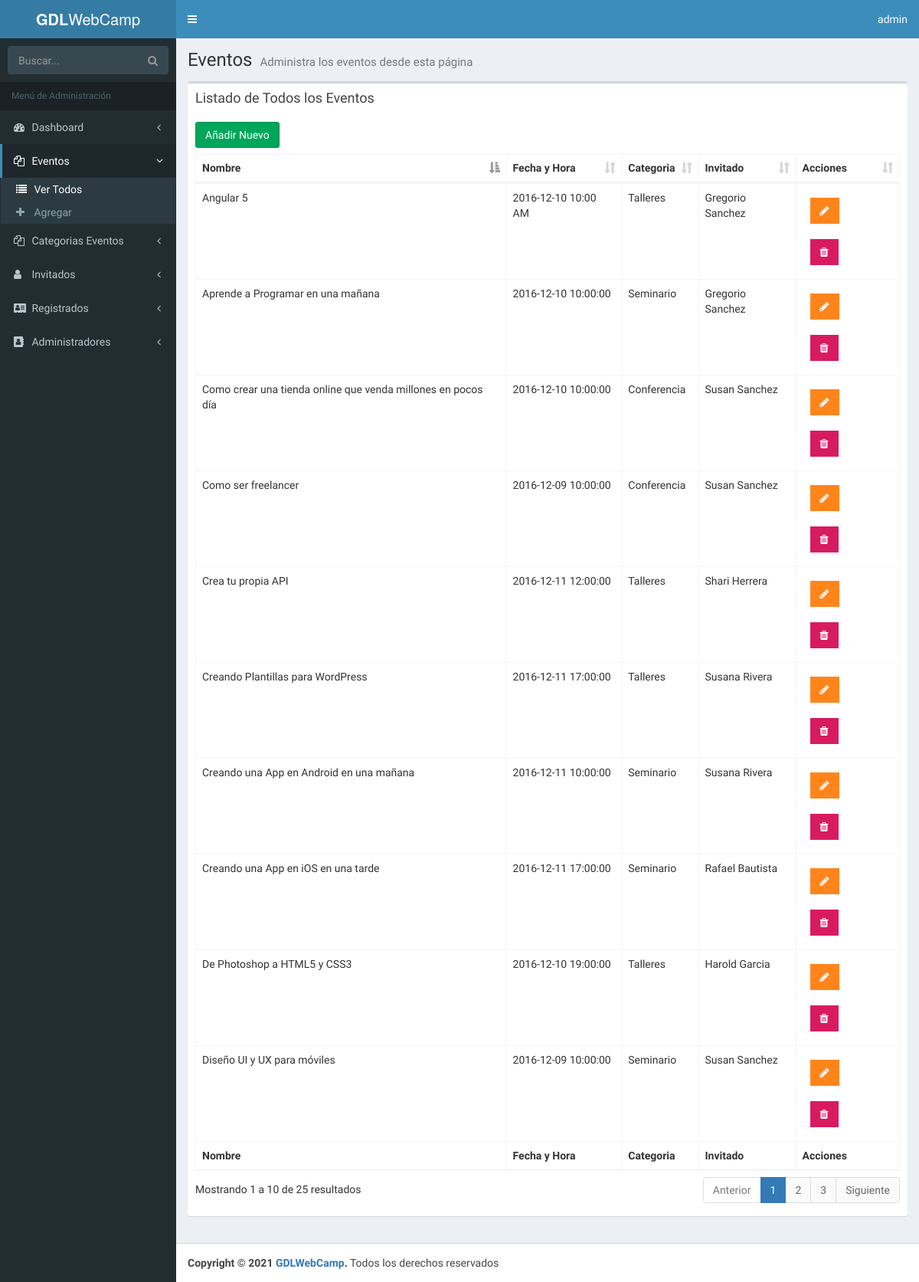
The page /admin/lista-eventos.php (signed in) on the database as committed earlier.
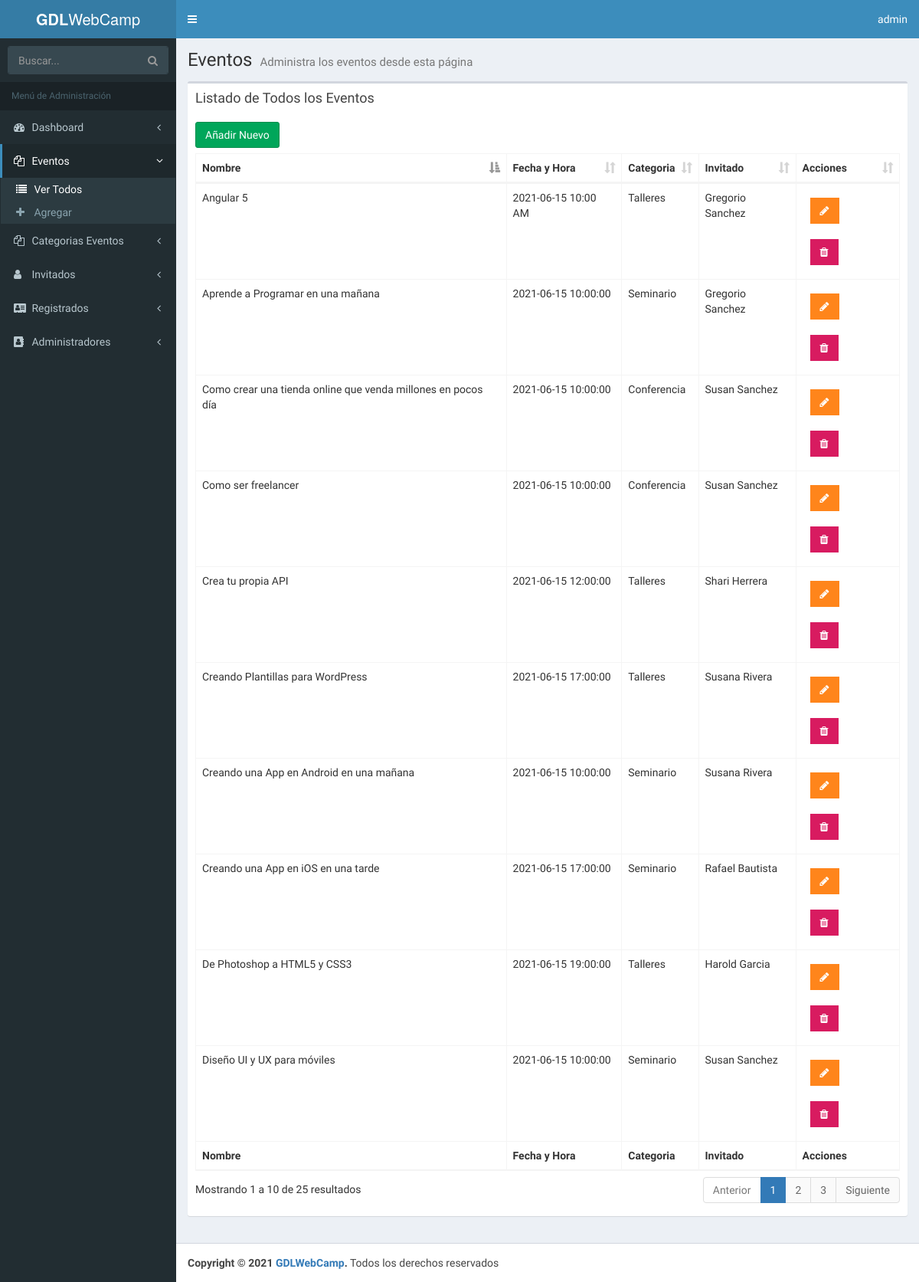
The same page on the database as committed later.
### tables this page shows
CREATE TABLE `eventos` (
  `evento_id` tinyint(10) NOT NULL,
  `nombre_evento` varchar(60) NOT NULL,
  `fecha_evento` date NOT NULL,
  `hora_evento` varchar(10) NOT NULL,
  `id_cat_evento` tinyint(10) NOT NULL,
  `id_inv` tinyint(4) NOT NULL,
  `clave` varchar(10) NOT NULL
);

CREATE TABLE `categoria_evento` (
  `id_categoria` tinyint(10) NOT NULL,
  `cat_evento` varchar(50) NOT NULL,
  `icono` varchar(15) NOT NULL,
  `actualizado` datetime NOT NULL
);

CREATE TABLE `invitados` (
  `invitado_id` tinyint(4) NOT NULL,
  `nombre_invitado` varchar(30) NOT NULL,
  `apellido_invitado` varchar(30) NOT NULL,
  `descripcion` mediumtext NOT NULL,
  `url_imagen` varchar(50) NOT NULL,
  `editado` datetime NOT NULL
);

### admin/funciones/funciones.php (called while the page is built, shortened)
<?php
function obtener_template() {
    $file = basename($_SERVER['PHP_SELF']);
    $pagename = str_replace(".php","",$file);
    return $pagename;
}

### admin/lista-eventos.php (the view, shortened to what this page needs)
<?php
include_once 'funciones/funciones.php';
include_once 'templates/header.php'; ?>
<body class="hold-transition skin-blue fixed sidebar-mini">
<div class="wrapper">
    <?php include_once 'templates/barra.php'; ?>
    <?php include_once 'templates/navegacion.php'; ?>
  <div class="content-wrapper">
    <section class="content-header">
      <h1>
        Eventos
        <small>Administra los eventos desde esta página</small>
      </h1>
    </section>
    <section class="content">
    <div class="row">
      <div class="col-xs-12">
        <div class="box">
          <div class="box-header">
            <h3 class="box-title">Listado de Todos los Eventos</h3>
          </div>
          <div class="box-body">
            <a href="nuevo-evento.php" class="btn btn-success">Añadir Nuevo</a>
            <table id="registros" class="table table-bordered table-hover">
                <thead>
                        <tr>
                            <th>Nombre</th>
                            <th>Fecha y Hora</th>
                            <th>Categoria</th>
                            <th>Invitado</th>
                            <th>Acciones</th>
                        </tr>
                </thead>
                <tbody>
                <?php
                  try {
                    $sql = "SELECT `evento_id`, `nombre_evento`, `fecha_evento`, `hora_evento` , `cat_evento`, `nombre_invitado`, `apellido_invitado` ";
                    $sql .= "FROM `eventos` ";
                    $sql .= "INNER JOIN `categoria_evento` ";
                    $sql .= "ON eventos.id_cat_evento=categoria_evento.id_categoria ";
                    $sql .= "INNER JOIN `invitados` ";
                    $sql .= "ON eventos.id_inv=invitados.invitado_id ";
                    $sql .= "ORDER BY `evento_id` ";
                    $resultado = $conn->query($sql);
                  } catch (Exception $e) {
                    $error = $e->getMessage();
                  }
                  while($eventos = $resultado->fetch_assoc() ) {  ?>
                      <tr>
                              <td><?php echo $eventos['nombre_evento']; ?></td>
                              <td><?php echo $eventos['fecha_evento'] ." ". $eventos['hora_evento'];  ?></td>
                              <td><?php echo $eventos['cat_evento'] ?></td>
                              <td><?php echo $eventos['nombre_invitado'] . " " . $eventos['apellido_invitado']; ?></td>
                              <td>
                                  <a href="editar-evento.php?id=<?php echo $eventos['evento_id']; ?>" type="button" class="btn bg-orange btn-flat margin"> <i class="fa fa-pencil" aria-hidden="true"></i></a>
                                  <a href="#" data-id="<?php echo $eventos['evento_id']; ?>" data-tipo="evento" type="button" class="btn bg-maroon btn-flat margin borrar_registro"><i class="fa fa-trash" aria-hidden="true"></i></a>
                             </td>
                      </tr>
                  <?php } ?>
                </tbody>
                <tfoot>
                      <tr>
                          <th>Nombre</th>
                          <th>Fecha y Hora</th>
                          <th>Categoria</th>
                          <th>Invitado</th>
                          <th>Acciones</th>
                      </tr>
                </tfoot>
            </table>
          </div>
        </div>
      </div>
    </div>
  </section>
  </div>
<?php
  include_once 'templates/footer.php';
  include_once 'templates/footer-scripts.php';
?>

### admin/templates/header.php (shortened to what this page needs)
<!DOCTYPE html>
<html>
<head>
      <link rel="stylesheet" href="css/select2.css">
      <link rel="stylesheet" href="css/bootstrap.min.css">
      <link rel="stylesheet" href="css/font-awesome.min.css">
      <link rel="stylesheet" href="css/ionicons.min.css">
      <link rel="stylesheet" href="css/AdminLTE.min.css">
      <link rel="stylesheet" href="css/sweetalert2.min.css">
      <link rel="stylesheet" href="css/dataTables.bootstrap.min.css">
      <link rel="stylesheet" href="css/bootstrap-datepicker.min.css">
      <link rel="stylesheet" href="css/bootstrap-timepicker.min.css">
      <link rel="stylesheet" href="css/fontawesome-iconpicker.css">
      <link rel="stylesheet" href="css/morris.css">
      <link rel="stylesheet" href="css/icheck.css">
      <link rel="stylesheet" href="css/_all-skins.min.css">
      <link rel="stylesheet" href="css/gdlwebcamp.css">
</head>

### admin/templates/barra.php (shortened to what this page needs)
<header class="main-header">
  <a href="../index.php" class="logo">
    <span class="logo-lg"><b>GDL</b>WebCamp</span>
  </a>
  <nav class="navbar navbar-static-top">
    <a href="#" class="sidebar-toggle" data-toggle="push-menu" role="button">
    </a>
    <div class="navbar-custom-menu">
      <ul class="nav navbar-nav">
          <li class="dropdown user user-menu">
              <a href="#" class="dropdown-toggle" data-toggle="dropdown">
                <?php $usuario = $_SESSION['usuario']; ?>
                <span class="hidden-xs"><?php echo $usuario; ?></span>
              </a>
          </li>
      </ul>
    </div>
  </nav>
</header>

### admin/templates/navegacion.php (shortened to what this page needs)
<?php $template = obtener_template(); ?>
  <aside class="main-sidebar">
    <section class="sidebar">
      <form action="#" method="get" class="sidebar-form">
        <div class="input-group">
          <input type="text" name="q" class="form-control" placeholder="Buscar...">
              <span class="input-group-btn">
                  <button type="submit" name="search" id="search-btn" class="btn btn-flat"><i class="fa fa-search"></i>
                  </button>
              </span>
        </div>
      </form>
      <ul class="sidebar-menu" data-widget="tree">
            <li class="header">Menú de Administración</li>
            <li class="treeview">
                <a href="#">
                    <i class="fa fa-dashboard"></i> <span>Dashboard</span>
                    <span class="pull-right-container">
                        <i class="fa fa-angle-left pull-right"></i>
                    </span>
                </a>
            </li>
            <?php $paginas = array('nuevo-evento', 'lista-eventos', 'editar-evento'); ?>
            <li class="treeview <?php echo (in_array($template, $paginas) ) ? 'active' : '' ?> ">
                <a href="#">
                    <i class="fa fa-files-o"></i> <span>Eventos </span>
                    <span class="pull-right-container">
                        <i class="fa fa-angle-left pull-right"></i>
                    </span>
                </a>
                <ul class="treeview-menu">
                    <li class="<?php echo ($template =='lista-eventos' ) ? 'active' : '' ?>">
                        <a href="lista-eventos.php"><i class="fa fa-list" aria-hidden="true"></i> Ver Todos</a>
                    </li>
                    <li class="<?php echo ($template =='nuevo-evento' ) ? 'active' : '' ?>">
                        <a href="nuevo-evento.php"><i class="fa fa-plus" aria-hidden="true"></i> Agregar</a>
                    </li>
                </ul>
            </li>
            <li class="treeview">
                <a href="#">
                    <i class="fa fa-files-o"></i> <span>Categorias Eventos </span>
                    <span class="pull-right-container">
                        <i class="fa fa-angle-left pull-right"></i>
                    </span>
                </a>
            </li>
            <li class="treeview">
                <a href="#">
                    <i class="fa fa-user"></i> <span>Invitados </span>
                    <span class="pull-right-container">
                        <i class="fa fa-angle-left pull-right"></i>
                    </span>
                </a>
            </li>
            <li class="treeview">
                <a href="#">
                    <i class="fa fa-address-card"></i> <span>Registrados </span>
                    <span class="pull-right-container">
                        <i class="fa fa-angle-left pull-right"></i>
                    </span>
                </a>
            </li>
            <?php if($_SESSION['nivel'] == 1): ?>
                <li class="treeview">
                    <a href="#">
                        <i class="fa fa-address-book"></i> <span>Administradores </span>
                        <span class="pull-right-container">
                            <i class="fa fa-angle-left pull-right"></i>
                        </span>
                    </a>
                </li>
            <?php endif; ?>
        </ul>
    </section>
  </aside>

### admin/templates/footer.php (shortened to what this page needs)
  <footer class="main-footer">
    <strong>Copyright &copy; <?php echo date('Y'); ?> <a href="../index.php">GDLWebCamp</a>.</strong> Todos los derechos reservados
  </footer>
</div>

### admin/templates/footer-scripts.php (shortened to what this page needs)
</body>
</html>

Rows that differ between the two databases and show on the page:
changed eventos "Como ser freelancer": fecha_evento "2016-12-09" → "2021-06-15"
changed eventos "Diseño UI y UX para móviles": fecha_evento "2016-12-09" → "2021-06-15"
changed eventos "Angular 5": fecha_evento "2016-12-10" → "2021-06-15"
changed eventos "De Photoshop a HTML5 y CSS3": fecha_evento "2016-12-10" → "2021-06-15"
changed eventos "Como crear una tienda online que venda millones en pocos día": fecha_evento "2016-12-10" → "2021-06-15"
changed eventos "Aprende a Programar en una mañana": fecha_evento "2016-12-10" → "2021-06-15"
changed eventos "Crea tu propia API": fecha_evento "2016-12-11" → "2021-06-15"
changed eventos "Creando Plantillas para WordPress": fecha_evento "2016-12-11" → "2021-06-15"
changed eventos "Creando una App en Android en una mañana": fecha_evento "2016-12-11" → "2021-06-15"
changed eventos "Creando una App en iOS en una tarde": fecha_evento "2016-12-11" → "2021-06-15"
